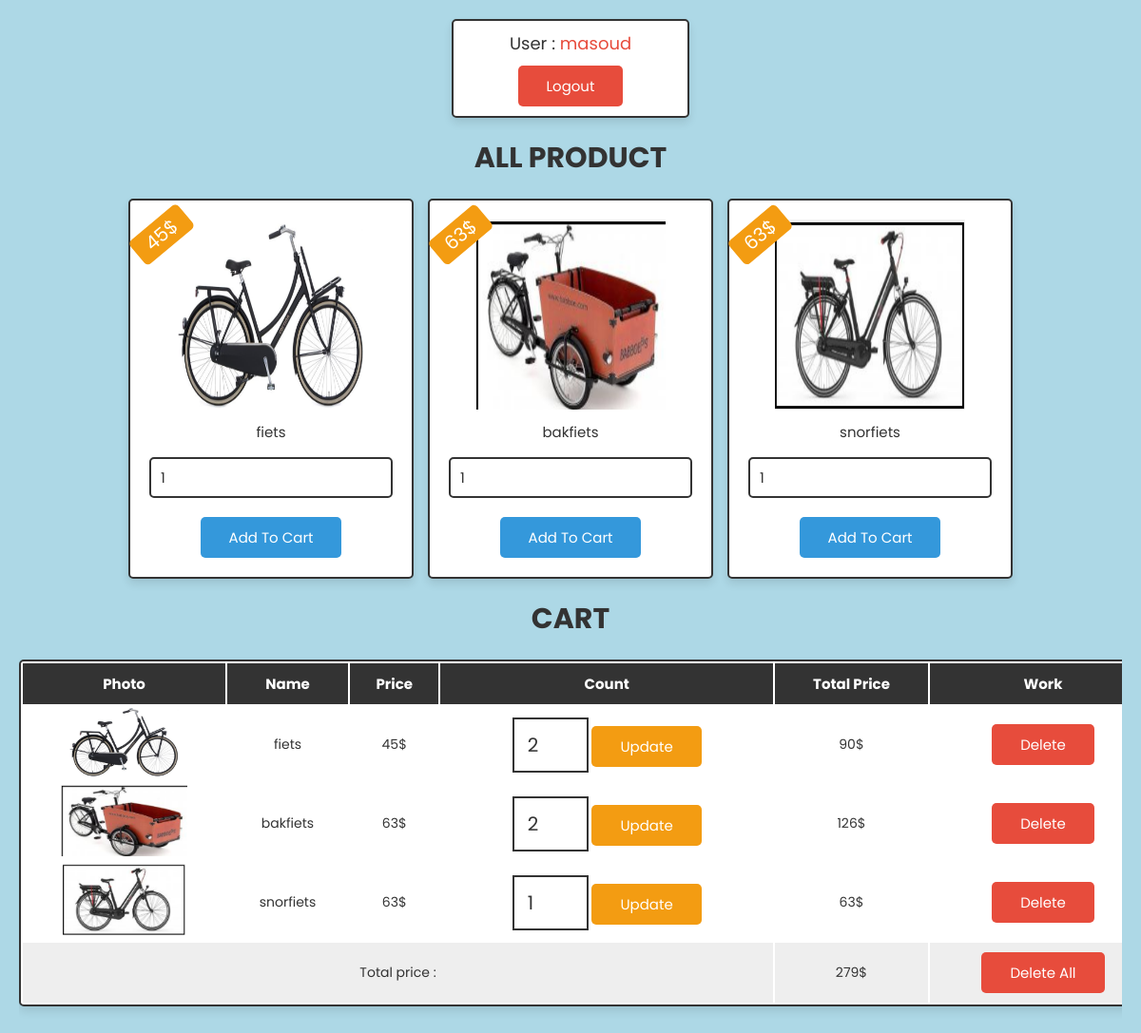
The page /site/index.php (signed in) on the database its author committed.
### tables this page shows
CREATE TABLE `users` (
  `id` int(11) NOT NULL,
  `name` varchar(150) NOT NULL,
  `email` varchar(150) NOT NULL,
  `password` varchar(100) NOT NULL
);

CREATE TABLE `products` (
  `id` int(11) NOT NULL,
  `name` varchar(100) NOT NULL,
  `price` varchar(100) NOT NULL,
  `image` varchar(150) NOT NULL
);

CREATE TABLE `cart` (
  `id` int(11) NOT NULL,
  `user_id` int(100) NOT NULL,
  `name` varchar(100) NOT NULL,
  `price` int(100) NOT NULL,
  `image` varchar(150) NOT NULL,
  `quantity` int(100) NOT NULL
);

### site/index.php (the view, shortened to what this page needs)
<?php
include 'config.php';
$user_id = $_SESSION['user_id'];
?>
<!DOCTYPE html>
<html lang="en">
<head>
   <link rel="stylesheet" href="css/style.css">
</head>
<body>
<div class="container">
<div class="user-profile">
   <?php
      $select_user = mysqli_query($conn, "SELECT * FROM `users` WHERE id = '$user_id'") or die('query failed');
      if(mysqli_num_rows($select_user) > 0){
         $fetch_user = mysqli_fetch_assoc($select_user);
      };
   ?>
   <p> User : <span><?php echo $fetch_user['name']; ?></span> </p>
   <div class="flex">
      <a href="index.php?logout=<?php echo $user_id; ?>" onclick="return confirm('Are you sure you want logout?');" class="delete-btn">Logout</a>
   </div>
</div>
<div class="products">
   <h1 class="heading">All product</h1>
   <div class="box-container">
   <?php
   include('config.php');
   $result = mysqli_query($conn, "SELECT * FROM products");
   while($row = mysqli_fetch_array($result)){
   ?>
      <form method="post" class="box" action="">
         <img src="admin/<?php echo $row['image']; ?>"  width="200">
         <div class="name"><?php echo $row['name']; ?></div>
         <div class="price"><?php echo $row['price']; ?></div>
         <input type="number" min="1" name="product_quantity" value="1">
         <input type="submit" value="add to cart" name="add_to_cart" class="btn">
      </form>
   <?php
      };
   ?>
   </div>
</div>
<div class="shopping-cart">
   <h1 class="heading">Cart</h1>
   <table>
      <thead>
         <th>Photo</th>
         <th>Name</th>
         <th>Price</th>
         <th>Count</th>
         <th>Total price</th>
         <th>work</th>
      </thead>
      <tbody>
      <?php
         $cart_query = mysqli_query($conn, "SELECT * FROM `cart` WHERE user_id = '$user_id'") or die('query failed');
         $grand_total = 0;
         if(mysqli_num_rows($cart_query) > 0){
            while($fetch_cart = mysqli_fetch_assoc($cart_query)){
      ?>
         <tr>
            <td><img src="admin/<?php echo $fetch_cart['image']; ?>" height="75" alt=""></td>
            <td><?php echo $fetch_cart['name']; ?></td>
            <td><?php echo $fetch_cart['price']; ?>$ </td>
            <td>
               <form action="" method="post">
                  <input type="number" min="1" name="cart_quantity" value="<?php echo $fetch_cart['quantity']; ?>">
                  <input type="submit" name="update_cart" value="update" class="option-btn">
               </form>
            </td>
            <td><?php echo $sub_total = ($fetch_cart['price'] * $fetch_cart['quantity']); ?>$</td>
            <td><a href="index.php?remove=<?php echo $fetch_cart['id']; ?>" class="delete-btn" onclick="return confirm('delete product');">delete</a></td>
         </tr>
      <?php
         $grand_total += $sub_total;
            }
         }else{
            echo '<tr><td style="padding:20px; text-transform:capitalize;" colspan="6">empty cart</td></tr>';
         }
      ?>
      <tr class="table-bottom">
         <td colspan="4"> Total price :</td>
         <td><?php echo $grand_total; ?>$</td>
         <td><a href="index.php?delete_all" onclick="return confirm('delete all from cart');" class="delete-btn <?php echo ($grand_total > 1)?'':'disabled'; ?>">Delete All</a></td>
      </tr>
   </tbody>
   </table>
</div>
</div>
</body>
</html>

### css/style.css (style rules this page uses)
:root { --blue:#3498db; --red:#e74c3c; --orange:#f39c12; --black:#333; --white:#fff; --light-bg:#eee; --box-shadow:0 5px 10px rgba(0,0,0,.1); --border:2px solid var(--black); }
* { font-family: 'Poppins', sans-serif; margin:0; padding:0; box-sizing: border-box; outline: none; border: none; text-decoration: none; }
body { background-color: lightblue; }
.btn, .delete-btn, .option-btn { display: inline-block; padding:10px 30px; cursor: pointer; font-size: 15px; color:var(--white); border-radius: 5px; text-transform: capitalize; }
.btn { background-color: var(--blue); margin-top: 10px; }
.delete-btn { background-color: var(--red); }
.option-btn { background-color: var(--orange); }
.container { padding:0 20px; margin:0 auto; max-width: 1200px; padding-bottom: 70px; }
.container .heading { text-align: center; margin-bottom: 20px; font-size: 30px; text-transform: uppercase; color:var(--black); }
.container .user-profile { padding:10px; text-align: center; border:var(--border); background-color: var(--white); box-shadow: var(--box-shadow); border-radius: 5px; margin:20px auto; max-width: 250px; }
.container .user-profile p { margin-bottom: 10px; font-size: 18px; color:var(--black); }
.container .user-profile p span { color:var(--red); }
.container .user-profile .flex { display: flex; justify-content: center; flex-wrap: wrap; gap:10px; align-items: flex-end; }
.container .products .box-container { display: flex; flex-wrap: wrap; gap:15px; justify-content: center; }
.container .products .box-container .box { text-align: center; border-radius: 5px; box-shadow: var(--box-shadow); border:var(--border); position: relative; padding:20px; background-color: var(--white); width: 300px; }
.container .products .box-container .box img { height: 200px; }
.container .products .box-container .box .name { font-size: 15px; color:var(--black); padding:5px 0; }
.container .products .box-container .box .price { position: absolute; top:20px; left:0px; transform: rotateZ(-40deg); padding:1px 14px; border-radius: 5px; background-color: var(--orange); color:var(--white); font-size: 20px; }
.container .products .box-container .box input[type="number"] { margin:10px 0; width: 100%; border:var(--border); border-radius: 5px; font-size: 15px; color:var(--black); padding:8px 10px }
.container .shopping-cart { padding:20px 0; }
.container .shopping-cart table { width: 100%; text-align: center; border:var(--border); border-radius: 5px; box-shadow: var(--box-shadow); background-color: var(--white); }
.container .shopping-cart table thead { background-color: var(--black); }
.container .shopping-cart table thead th { padding:10px; color:var(--white); text-transform: capitalize; font-size: 15px; }
.container .shopping-cart table .table-bottom { background-color: var(--light-bg); }
.container .shopping-cart table tr td { padding:10px; font-size: 14px; color:var(--black); }
.container .shopping-cart table tr td:nth-child(1) { padding:0; }
.container .shopping-cart table tr td input[type="number"] { width: 80px; border:var(--border); padding:12px 14px; font-size: 20px; color:var(--black); }
@media (max-width:1200px) { .container .shopping-cart { overflow-x: scroll; } }
@media (max-width:1200px) { .container .shopping-cart table { width: 1200px; } }

### rows shown on the page
users: name "masoud"
products: image (picture), name "fiets", price "45$"
products: image (picture), name "bakfiets", price "63$"
products: image (picture), name "snorfiets", price "63$"
cart: image (picture), name "fiets", price "45", cart_quantity "2", $sub_total = ($fetch_cart['price'] * $fetch_cart['quantity']) "90"
cart: image (picture), name "bakfiets", price "63", cart_quantity "2", $sub_total = ($fetch_cart['price'] * $fetch_cart['quantity']) "126"
cart: image (picture), name "snorfiets", price "63", cart_quantity "1"

### other values the page prints
$grand_total "279"
